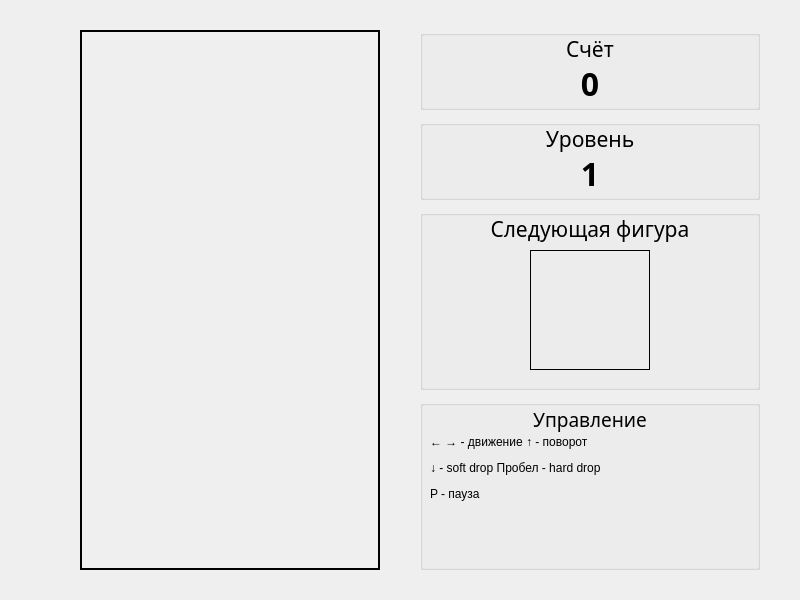
<?xml version="1.0" encoding="UTF-8"?>
<ui version="4.0">
 <class>GameScreen</class>
 <widget class="QWidget" name="GameScreen">
  <property name="geometry">
   <rect>
    <x>0</x>
    <y>0</y>
    <width>800</width>
    <height>600</height>
   </rect>
  </property>
  <property name="minimumSize">
   <size>
    <width>800</width>
    <height>600</height>
   </size>
  </property>
  <property name="windowTitle">
   <string>Тетрис - Игра</string>
  </property>
  <widget class="QFrame" name="frame_game_field">
   <property name="geometry">
    <rect>
     <x>80</x>
     <y>30</y>
     <width>300</width>
     <height>540</height>
    </rect>
   </property>
   <property name="frameShape">
    <enum>QFrame::Box</enum>
   </property>
   <property name="frameShadow">
    <enum>QFrame::Plain</enum>
   </property>
   <property name="lineWidth">
    <number>2</number>
   </property>
   <widget class="QWidget" name="widget_game_field" native="true">
    <property name="geometry">
     <rect>
      <x>10</x>
      <y>10</y>
      <width>280</width>
      <height>520</height>
     </rect>
    </property>
   </widget>
  </widget>
  <widget class="QGroupBox" name="groupBox_score">
   <property name="geometry">
    <rect>
     <x>420</x>
     <y>30</y>
     <width>340</width>
     <height>80</height>
    </rect>
   </property>
   <property name="title">
    <string/>
   </property>
   <widget class="QLabel" name="label_score_caption">
    <property name="geometry">
     <rect>
      <x>10</x>
      <y>5</y>
      <width>320</width>
      <height>28</height>
     </rect>
    </property>
    <property name="font">
     <font>
      <family>Expressway Free</family>
      <pointsize>16</pointsize>
     </font>
    </property>
    <property name="text">
     <string>Счёт</string>
    </property>
    <property name="alignment">
     <set>Qt::AlignCenter</set>
    </property>
   </widget>
   <widget class="QLabel" name="label_score_value">
    <property name="geometry">
     <rect>
      <x>10</x>
      <y>33</y>
      <width>320</width>
      <height>40</height>
     </rect>
    </property>
    <property name="font">
     <font>
      <family>Expressway Free</family>
      <pointsize>24</pointsize>
      <weight>75</weight>
      <bold>true</bold>
     </font>
    </property>
    <property name="text">
     <string>0</string>
    </property>
    <property name="alignment">
     <set>Qt::AlignCenter</set>
    </property>
   </widget>
  </widget>
  <widget class="QGroupBox" name="groupBox_level">
   <property name="geometry">
    <rect>
     <x>420</x>
     <y>120</y>
     <width>340</width>
     <height>80</height>
    </rect>
   </property>
   <property name="title">
    <string/>
   </property>
   <widget class="QLabel" name="label_level_caption">
    <property name="geometry">
     <rect>
      <x>10</x>
      <y>5</y>
      <width>320</width>
      <height>28</height>
     </rect>
    </property>
    <property name="font">
     <font>
      <family>Expressway Free</family>
      <pointsize>16</pointsize>
     </font>
    </property>
    <property name="text">
     <string>Уровень</string>
    </property>
    <property name="alignment">
     <set>Qt::AlignCenter</set>
    </property>
   </widget>
   <widget class="QLabel" name="label_level_value">
    <property name="geometry">
     <rect>
      <x>10</x>
      <y>33</y>
      <width>320</width>
      <height>40</height>
     </rect>
    </property>
    <property name="font">
     <font>
      <family>Expressway Free</family>
      <pointsize>24</pointsize>
      <weight>75</weight>
      <bold>true</bold>
     </font>
    </property>
    <property name="text">
     <string>1</string>
    </property>
    <property name="alignment">
     <set>Qt::AlignCenter</set>
    </property>
   </widget>
  </widget>
  <widget class="QGroupBox" name="groupBox_next">
   <property name="geometry">
    <rect>
     <x>420</x>
     <y>210</y>
     <width>340</width>
     <height>180</height>
    </rect>
   </property>
   <property name="title">
    <string/>
   </property>
   <widget class="QLabel" name="label_next_caption">
    <property name="geometry">
     <rect>
      <x>10</x>
      <y>5</y>
      <width>320</width>
      <height>28</height>
     </rect>
    </property>
    <property name="font">
     <font>
      <family>Expressway Free</family>
      <pointsize>16</pointsize>
     </font>
    </property>
    <property name="text">
     <string>Следующая фигура</string>
    </property>
    <property name="alignment">
     <set>Qt::AlignCenter</set>
    </property>
   </widget>
   <widget class="QFrame" name="frame_next_preview">
    <property name="geometry">
     <rect>
      <x>110</x>
      <y>40</y>
      <width>120</width>
      <height>120</height>
     </rect>
    </property>
    <property name="frameShape">
     <enum>QFrame::Box</enum>
    </property>
    <property name="frameShadow">
     <enum>QFrame::Plain</enum>
    </property>
    <widget class="QWidget" name="widget_next_figure" native="true">
     <property name="geometry">
      <rect>
       <x>10</x>
       <y>10</y>
       <width>100</width>
       <height>100</height>
      </rect>
     </property>
    </widget>
   </widget>
  </widget>
  <widget class="QGroupBox" name="groupBox_controls_hint">
   <property name="geometry">
    <rect>
     <x>420</x>
     <y>400</y>
     <width>340</width>
     <height>170</height>
    </rect>
   </property>
   <property name="title">
    <string/>
   </property>
   <widget class="QLabel" name="label_controls_hint_title">
    <property name="geometry">
     <rect>
      <x>10</x>
      <y>5</y>
      <width>320</width>
      <height>28</height>
     </rect>
    </property>
    <property name="font">
     <font>
      <family>Expressway Free</family>
      <pointsize>14</pointsize>
     </font>
    </property>
    <property name="text">
     <string>Управление</string>
    </property>
    <property name="alignment">
     <set>Qt::AlignCenter</set>
    </property>
   </widget>
   <widget class="QLabel" name="label_controls_hint">
    <property name="geometry">
     <rect>
      <x>10</x>
      <y>35</y>
      <width>320</width>
      <height>125</height>
     </rect>
    </property>
    <property name="font">
     <font>
      <family>Segoe UI</family>
      <pointsize>9</pointsize>
     </font>
    </property>
    <property name="text">
     <string>&lt;html&gt;&lt;head/&gt;&lt;body&gt;&lt;p&gt;← → - движение   ↑ - поворот&lt;/p&gt;&lt;p&gt;↓ - soft drop   Пробел - hard drop&lt;/p&gt;&lt;p&gt;P - пауза&lt;/p&gt;&lt;/body&gt;&lt;/html&gt;</string>
    </property>
    <property name="alignment">
     <set>Qt::AlignLeading|Qt::AlignLeft|Qt::AlignTop</set>
    </property>
    <property name="wordWrap">
     <bool>true</bool>
    </property>
   </widget>
  </widget>
 </widget>
 <resources/>
 <connections/>
</ui>
